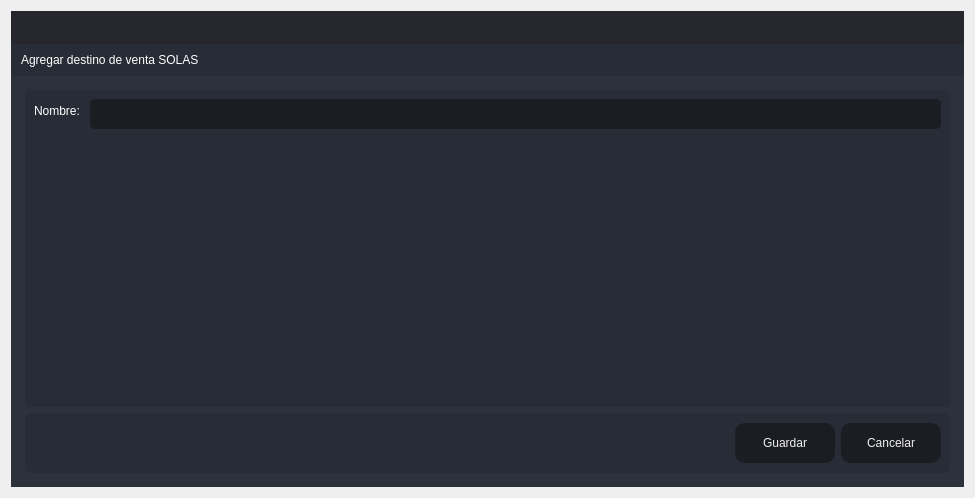
<?xml version="1.0" encoding="UTF-8"?>
<ui version="4.0">
 <class>Create_Destinovta</class>
 <widget class="QDialog" name="Create_Destinovta">
  <property name="windowModality">
   <enum>Qt::ApplicationModal</enum>
  </property>
  <property name="geometry">
   <rect>
    <x>0</x>
    <y>0</y>
    <width>975</width>
    <height>498</height>
   </rect>
  </property>
  <property name="windowTitle">
   <string>Agregar</string>
  </property>
  <layout class="QVBoxLayout" name="verticalLayout_6">
   <item>
    <widget class="QFrame" name="frame_main">
     <property name="styleSheet">
      <string notr="true">/* LINE EDIT */
QLineEdit {
	background-color: rgb(27, 29, 35);
	border-radius: 5px;
	border: 2px solid rgb(27, 29, 35);
	padding-left: 10px;
}
QLineEdit:hover {
	border: 2px solid rgb(64, 71, 88);
}
QLineEdit:focus {
	border: 2px solid rgb(91, 101, 124);
}

/* SCROLL BARS */
QScrollBar:horizontal {
    border: none;
    background: rgb(52, 59, 72);
    height: 14px;
    margin: 0px 21px 0 21px;
	border-radius: 0px;
}
QScrollBar::handle:horizontal {
    background: rgb(85, 170, 255);
    min-width: 25px;
	border-radius: 7px
}
QScrollBar::add-line:horizontal {
    border: none;
    background: rgb(55, 63, 77);
    width: 20px;
	border-top-right-radius: 7px;
    border-bottom-right-radius: 7px;
    subcontrol-position: right;
    subcontrol-origin: margin;
}
QScrollBar::sub-line:horizontal {
    border: none;
    background: rgb(55, 63, 77);
    width: 20px;
	border-top-left-radius: 7px;
    border-bottom-left-radius: 7px;
    subcontrol-position: left;
    subcontrol-origin: margin;
}
QScrollBar::up-arrow:horizontal, QScrollBar::down-arrow:horizontal
{
     background: none;
}
QScrollBar::add-page:horizontal, QScrollBar::sub-page:horizontal
{
     background: none;
}
 QScrollBar:vertical {
	border: none;
    background: rgb(52, 59, 72);
    width: 14px;
    margin: 21px 0 21px 0;
	border-radius: 0px;
 }
 QScrollBar::handle:vertical {	
	background: rgb(85, 170, 255);
    min-height: 25px;
	border-radius: 7px
 }
 QScrollBar::add-line:vertical {
     border: none;
    background: rgb(55, 63, 77);
     height: 20px;
	border-bottom-left-radius: 7px;
    border-bottom-right-radius: 7px;
     subcontrol-position: bottom;
     subcontrol-origin: margin;
 }
 QScrollBar::sub-line:vertical {
	border: none;
    background: rgb(55, 63, 77);
     height: 20px;
	border-top-left-radius: 7px;
    border-top-right-radius: 7px;
     subcontrol-position: top;
     subcontrol-origin: margin;
 }
 QScrollBar::up-arrow:vertical, QScrollBar::down-arrow:vertical {
     background: none;
 }

 QScrollBar::add-page:vertical, QScrollBar::sub-page:vertical {
     background: none;
 }

/* CHECKBOX */
QCheckBox::indicator {
    border: 3px solid rgb(52, 59, 72);
	width: 15px;
	height: 15px;
	border-radius: 10px;
    background: rgb(44, 49, 60);
}
QCheckBox::indicator:hover {
    border: 3px solid rgb(58, 66, 81);
}
QCheckBox::indicator:checked {
    background: 3px solid rgb(52, 59, 72);
	border: 3px solid rgb(52, 59, 72);	
	background-image: url(:/16x16/icons/16x16/cil-check-alt.png);
}

/* RADIO BUTTON */
QRadioButton::indicator {
    border: 3px solid rgb(52, 59, 72);
	width: 15px;
	height: 15px;
	border-radius: 10px;
    background: rgb(44, 49, 60);
}
QRadioButton::indicator:hover {
    border: 3px solid rgb(58, 66, 81);
}
QRadioButton::indicator:checked {
    background: 3px solid rgb(94, 106, 130);
	border: 3px solid rgb(52, 59, 72);	
}

/* COMBOBOX */
QComboBox{
	background-color: rgb(27, 29, 35);
	border-radius: 5px;
	border: 2px solid rgb(27, 29, 35);
	padding: 5px;
	padding-left: 10px;
}
QComboBox:hover{
	border: 2px solid rgb(64, 71, 88);
}
QComboBox::drop-down {
	subcontrol-origin: padding;
	subcontrol-position: top right;
	width: 25px; 
	border-left-width: 3px;
	border-left-color: rgba(39, 44, 54, 150);
	border-left-style: solid;
	border-top-right-radius: 3px;
	border-bottom-right-radius: 3px;	
	background-image: url(:/16x16/icons/16x16/cil-arrow-bottom.png);
	background-position: center;
	background-repeat: no-reperat;
 }
QComboBox QAbstractItemView {
	color: rgb(85, 170, 255);	
	background-color: rgb(27, 29, 35);
	padding: 10px;
	selection-background-color: rgb(39, 44, 54);
}

/* SLIDERS */
QSlider::groove:horizontal {
    border-radius: 9px;
    height: 18px;
	margin: 0px;
	background-color: rgb(52, 59, 72);
}
QSlider::groove:horizontal:hover {
	background-color: rgb(55, 62, 76);
}
QSlider::handle:horizontal {
    background-color: rgb(85, 170, 255);
    border: none;
    height: 18px;
    width: 18px;
    margin: 0px;
	border-radius: 9px;
}
QSlider::handle:horizontal:hover {
    background-color: rgb(105, 180, 255);
}
QSlider::handle:horizontal:pressed {
    background-color: rgb(65, 130, 195);
}

QSlider::groove:vertical {
    border-radius: 9px;
    width: 18px;
    margin: 0px;
	background-color: rgb(52, 59, 72);
}
QSlider::groove:vertical:hover {
	background-color: rgb(55, 62, 76);
}
QSlider::handle:vertical {
    background-color: rgb(85, 170, 255);
	border: none;
    height: 18px;
    width: 18px;
    margin: 0px;
	border-radius: 9px;
}
QSlider::handle:vertical:hover {
    background-color: rgb(105, 180, 255);
}
QSlider::handle:vertical:pressed {
    background-color: rgb(65, 130, 195);
}

</string>
     </property>
     <property name="frameShape">
      <enum>QFrame::NoFrame</enum>
     </property>
     <property name="frameShadow">
      <enum>QFrame::Raised</enum>
     </property>
     <layout class="QVBoxLayout" name="verticalLayout">
      <property name="spacing">
       <number>0</number>
      </property>
      <property name="leftMargin">
       <number>0</number>
      </property>
      <property name="topMargin">
       <number>0</number>
      </property>
      <property name="rightMargin">
       <number>0</number>
      </property>
      <property name="bottomMargin">
       <number>0</number>
      </property>
      <item>
       <widget class="QFrame" name="frame_top">
        <property name="minimumSize">
         <size>
          <width>0</width>
          <height>65</height>
         </size>
        </property>
        <property name="maximumSize">
         <size>
          <width>16777215</width>
          <height>65</height>
         </size>
        </property>
        <property name="styleSheet">
         <string notr="true">background-color: transparent;</string>
        </property>
        <property name="frameShape">
         <enum>QFrame::NoFrame</enum>
        </property>
        <property name="frameShadow">
         <enum>QFrame::Raised</enum>
        </property>
        <layout class="QHBoxLayout" name="horizontalLayout_3">
         <property name="spacing">
          <number>0</number>
         </property>
         <property name="leftMargin">
          <number>0</number>
         </property>
         <property name="topMargin">
          <number>0</number>
         </property>
         <property name="rightMargin">
          <number>0</number>
         </property>
         <property name="bottomMargin">
          <number>0</number>
         </property>
         <item>
          <widget class="QFrame" name="frame_toggle">
           <property name="maximumSize">
            <size>
             <width>70</width>
             <height>16777215</height>
            </size>
           </property>
           <property name="styleSheet">
            <string notr="true">background-color: rgb(27, 29, 35);</string>
           </property>
           <property name="frameShape">
            <enum>QFrame::NoFrame</enum>
           </property>
           <property name="frameShadow">
            <enum>QFrame::Raised</enum>
           </property>
           <layout class="QVBoxLayout" name="verticalLayout_3">
            <property name="spacing">
             <number>0</number>
            </property>
            <property name="leftMargin">
             <number>0</number>
            </property>
            <property name="topMargin">
             <number>0</number>
            </property>
            <property name="rightMargin">
             <number>0</number>
            </property>
            <property name="bottomMargin">
             <number>0</number>
            </property>
           </layout>
          </widget>
         </item>
         <item>
          <widget class="QFrame" name="frame_top_right">
           <property name="styleSheet">
            <string notr="true">background: transparent;</string>
           </property>
           <property name="frameShape">
            <enum>QFrame::NoFrame</enum>
           </property>
           <property name="frameShadow">
            <enum>QFrame::Raised</enum>
           </property>
           <layout class="QVBoxLayout" name="verticalLayout_2">
            <property name="spacing">
             <number>0</number>
            </property>
            <property name="leftMargin">
             <number>0</number>
            </property>
            <property name="topMargin">
             <number>0</number>
            </property>
            <property name="rightMargin">
             <number>0</number>
            </property>
            <property name="bottomMargin">
             <number>0</number>
            </property>
            <item>
             <widget class="QFrame" name="frame_top_btns">
              <property name="maximumSize">
               <size>
                <width>16777215</width>
                <height>42</height>
               </size>
              </property>
              <property name="styleSheet">
               <string notr="true">background-color: rgba(27, 29, 35, 200)</string>
              </property>
              <property name="frameShape">
               <enum>QFrame::NoFrame</enum>
              </property>
              <property name="frameShadow">
               <enum>QFrame::Raised</enum>
              </property>
              <layout class="QHBoxLayout" name="horizontalLayout_4">
               <property name="spacing">
                <number>0</number>
               </property>
               <property name="leftMargin">
                <number>0</number>
               </property>
               <property name="topMargin">
                <number>0</number>
               </property>
               <property name="rightMargin">
                <number>0</number>
               </property>
               <property name="bottomMargin">
                <number>0</number>
               </property>
               <item>
                <widget class="QFrame" name="frame_label_top_btns">
                 <property name="sizePolicy">
                  <sizepolicy hsizetype="Expanding" vsizetype="Preferred">
                   <horstretch>0</horstretch>
                   <verstretch>0</verstretch>
                  </sizepolicy>
                 </property>
                 <property name="frameShape">
                  <enum>QFrame::NoFrame</enum>
                 </property>
                 <property name="frameShadow">
                  <enum>QFrame::Raised</enum>
                 </property>
                 <layout class="QHBoxLayout" name="horizontalLayout_10">
                  <property name="spacing">
                   <number>0</number>
                  </property>
                  <property name="leftMargin">
                   <number>5</number>
                  </property>
                  <property name="topMargin">
                   <number>0</number>
                  </property>
                  <property name="rightMargin">
                   <number>10</number>
                  </property>
                  <property name="bottomMargin">
                   <number>0</number>
                  </property>
                 </layout>
                </widget>
               </item>
               <item alignment="Qt::AlignRight">
                <widget class="QFrame" name="frame_btns_right">
                 <property name="sizePolicy">
                  <sizepolicy hsizetype="Expanding" vsizetype="Preferred">
                   <horstretch>0</horstretch>
                   <verstretch>0</verstretch>
                  </sizepolicy>
                 </property>
                 <property name="maximumSize">
                  <size>
                   <width>120</width>
                   <height>16777215</height>
                  </size>
                 </property>
                 <property name="frameShape">
                  <enum>QFrame::NoFrame</enum>
                 </property>
                 <property name="frameShadow">
                  <enum>QFrame::Raised</enum>
                 </property>
                 <layout class="QHBoxLayout" name="horizontalLayout_5">
                  <property name="spacing">
                   <number>0</number>
                  </property>
                  <property name="leftMargin">
                   <number>0</number>
                  </property>
                  <property name="topMargin">
                   <number>0</number>
                  </property>
                  <property name="rightMargin">
                   <number>0</number>
                  </property>
                  <property name="bottomMargin">
                   <number>0</number>
                  </property>
                 </layout>
                </widget>
               </item>
              </layout>
             </widget>
            </item>
            <item>
             <widget class="QFrame" name="frame_top_info">
              <property name="maximumSize">
               <size>
                <width>16777215</width>
                <height>65</height>
               </size>
              </property>
              <property name="styleSheet">
               <string notr="true">background-color: rgb(39, 44, 54);</string>
              </property>
              <property name="frameShape">
               <enum>QFrame::NoFrame</enum>
              </property>
              <property name="frameShadow">
               <enum>QFrame::Raised</enum>
              </property>
              <layout class="QHBoxLayout" name="horizontalLayout_8">
               <property name="spacing">
                <number>0</number>
               </property>
               <property name="leftMargin">
                <number>10</number>
               </property>
               <property name="topMargin">
                <number>0</number>
               </property>
               <property name="rightMargin">
                <number>10</number>
               </property>
               <property name="bottomMargin">
                <number>0</number>
               </property>
               <item>
                <widget class="QLabel" name="label">
                 <property name="styleSheet">
                  <string notr="true">font: 75 16pt &quot;MS Shell Dlg 2&quot;;
color: rgb(255, 255, 255);</string>
                 </property>
                 <property name="text">
                  <string>Agregar destino de venta SOLAS</string>
                 </property>
                </widget>
               </item>
              </layout>
             </widget>
            </item>
           </layout>
          </widget>
         </item>
        </layout>
       </widget>
      </item>
      <item>
       <widget class="QFrame" name="frame_center">
        <property name="sizePolicy">
         <sizepolicy hsizetype="Expanding" vsizetype="Expanding">
          <horstretch>0</horstretch>
          <verstretch>0</verstretch>
         </sizepolicy>
        </property>
        <property name="styleSheet">
         <string notr="true">background-color: rgb(40, 44, 52);</string>
        </property>
        <property name="frameShape">
         <enum>QFrame::NoFrame</enum>
        </property>
        <property name="frameShadow">
         <enum>QFrame::Raised</enum>
        </property>
        <layout class="QHBoxLayout" name="horizontalLayout_2">
         <property name="spacing">
          <number>0</number>
         </property>
         <property name="leftMargin">
          <number>0</number>
         </property>
         <property name="topMargin">
          <number>0</number>
         </property>
         <property name="rightMargin">
          <number>0</number>
         </property>
         <property name="bottomMargin">
          <number>0</number>
         </property>
         <item>
          <widget class="QFrame" name="frame_content_right">
           <property name="styleSheet">
            <string notr="true">background-color: rgb(44, 49, 60);</string>
           </property>
           <property name="frameShape">
            <enum>QFrame::NoFrame</enum>
           </property>
           <property name="frameShadow">
            <enum>QFrame::Raised</enum>
           </property>
           <layout class="QVBoxLayout" name="verticalLayout_4">
            <property name="spacing">
             <number>0</number>
            </property>
            <property name="leftMargin">
             <number>0</number>
            </property>
            <property name="topMargin">
             <number>0</number>
            </property>
            <property name="rightMargin">
             <number>0</number>
            </property>
            <property name="bottomMargin">
             <number>0</number>
            </property>
            <item>
             <widget class="QFrame" name="frame_content">
              <property name="frameShape">
               <enum>QFrame::NoFrame</enum>
              </property>
              <property name="frameShadow">
               <enum>QFrame::Raised</enum>
              </property>
              <layout class="QVBoxLayout" name="verticalLayout_9">
               <property name="spacing">
                <number>0</number>
               </property>
               <property name="leftMargin">
                <number>5</number>
               </property>
               <property name="topMargin">
                <number>5</number>
               </property>
               <property name="rightMargin">
                <number>5</number>
               </property>
               <property name="bottomMargin">
                <number>5</number>
               </property>
               <item>
                <widget class="QStackedWidget" name="stackedWidget">
                 <property name="styleSheet">
                  <string notr="true">background: transparent;</string>
                 </property>
                 <property name="currentIndex">
                  <number>0</number>
                 </property>
                 <widget class="QWidget" name="page_home">
                  <layout class="QVBoxLayout" name="verticalLayout_10">
                   <item>
                    <widget class="QFrame" name="frame">
                     <property name="styleSheet">
                      <string notr="true">background-color: rgb(39, 44, 54);
border-radius: 5px;</string>
                     </property>
                     <property name="frameShape">
                      <enum>QFrame::StyledPanel</enum>
                     </property>
                     <property name="frameShadow">
                      <enum>QFrame::Raised</enum>
                     </property>
                     <layout class="QVBoxLayout" name="verticalLayout_5">
                      <item>
                       <layout class="QFormLayout" name="formLayout_2">
                        <item row="0" column="1">
                         <widget class="QLineEdit" name="lineEditCreate">
                          <property name="minimumSize">
                           <size>
                            <width>0</width>
                            <height>30</height>
                           </size>
                          </property>
                          <property name="styleSheet">
                           <string notr="true">QLineEdit {
	background-color: rgb(27, 29, 35);
	border-radius: 5px;
	border: 2px solid rgb(27, 29, 35);
	padding-left: 10px;
	font: 75 12pt &quot;MS Shell Dlg 2&quot;;
	color: rgb(255, 255, 255);
}
QLineEdit:hover {
	border: 2px solid rgb(64, 71, 88);
}
QLineEdit:focus {
	border: 2px solid rgb(91, 101, 124);
}</string>
                          </property>
                         </widget>
                        </item>
                        <item row="0" column="0">
                         <widget class="QLabel" name="label_2">
                          <property name="styleSheet">
                           <string notr="true">font: 75 12pt &quot;MS Shell Dlg 2&quot;;
color: rgb(255, 255, 255);</string>
                          </property>
                          <property name="text">
                           <string>Nombre: </string>
                          </property>
                         </widget>
                        </item>
                       </layout>
                      </item>
                     </layout>
                    </widget>
                   </item>
                   <item>
                    <widget class="QFrame" name="frame_2">
                     <property name="minimumSize">
                      <size>
                       <width>0</width>
                       <height>60</height>
                      </size>
                     </property>
                     <property name="maximumSize">
                      <size>
                       <width>16777215</width>
                       <height>60</height>
                      </size>
                     </property>
                     <property name="styleSheet">
                      <string notr="true">background-color: rgb(39, 44, 54);
border-radius: 5px;</string>
                     </property>
                     <property name="frameShape">
                      <enum>QFrame::StyledPanel</enum>
                     </property>
                     <property name="frameShadow">
                      <enum>QFrame::Raised</enum>
                     </property>
                     <layout class="QHBoxLayout" name="horizontalLayout_9">
                      <item>
                       <layout class="QGridLayout" name="gridLayout">
                        <item row="0" column="0">
                         <spacer name="horizontalSpacer">
                          <property name="orientation">
                           <enum>Qt::Horizontal</enum>
                          </property>
                          <property name="sizeHint" stdset="0">
                           <size>
                            <width>40</width>
                            <height>20</height>
                           </size>
                          </property>
                         </spacer>
                        </item>
                        <item row="0" column="1">
                         <widget class="QPushButton" name="btnAgregarAduana">
                          <property name="minimumSize">
                           <size>
                            <width>100</width>
                            <height>40</height>
                           </size>
                          </property>
                          <property name="styleSheet">
                           <string notr="true">QPushButton {
	border-color: rgb(27, 29, 35);
	font: 75 10pt &quot;MS Shell Dlg 2&quot;;
	color: rgb(240, 240, 240);
	background-color: rgb(27, 29, 35);
	border: 0px solid;
	border-radius: 10px;	
}
QPushButton:hover {
	background-color:rgb(44, 49, 60);
	border-color: rgb(27, 29, 35);
	border: 2px solid;
}</string>
                          </property>
                          <property name="text">
                           <string>Guardar</string>
                          </property>
                         </widget>
                        </item>
                        <item row="0" column="2">
                         <widget class="QPushButton" name="btnCancelarAduana">
                          <property name="minimumSize">
                           <size>
                            <width>100</width>
                            <height>40</height>
                           </size>
                          </property>
                          <property name="styleSheet">
                           <string notr="true">QPushButton {
	border-color: rgb(27, 29, 35);
	font: 75 10pt &quot;MS Shell Dlg 2&quot;;
	color: rgb(240, 240, 240);
	background-color: rgb(27, 29, 35);
	border: 0px solid;
	border-radius: 10px;	
}
QPushButton:hover {
	background-color:rgb(44, 49, 60);
	border-color: rgb(27, 29, 35);
	border: 2px solid;
}</string>
                          </property>
                          <property name="text">
                           <string>Cancelar</string>
                          </property>
                         </widget>
                        </item>
                       </layout>
                      </item>
                     </layout>
                    </widget>
                   </item>
                  </layout>
                 </widget>
                </widget>
               </item>
              </layout>
             </widget>
            </item>
           </layout>
          </widget>
         </item>
        </layout>
       </widget>
      </item>
     </layout>
    </widget>
   </item>
  </layout>
 </widget>
 <resources/>
 <connections/>
</ui>
